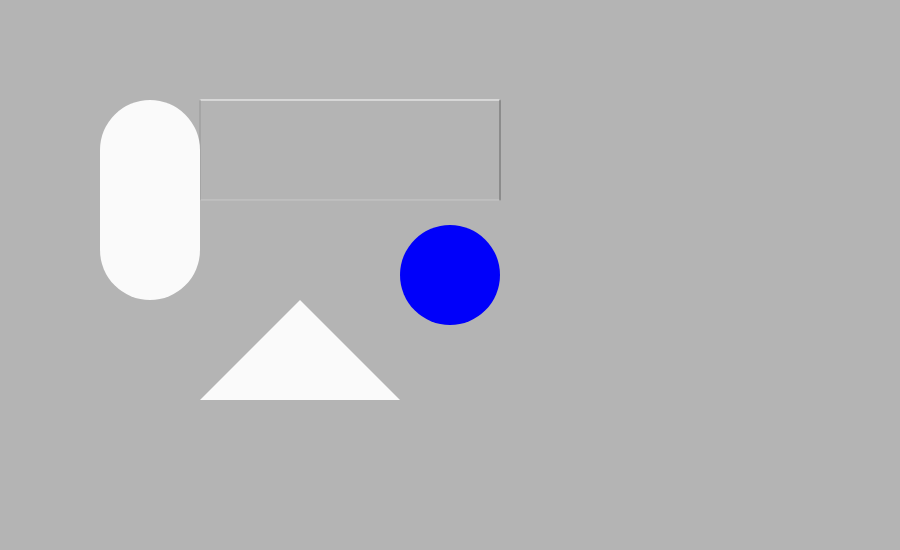
Frame 1 (no input)
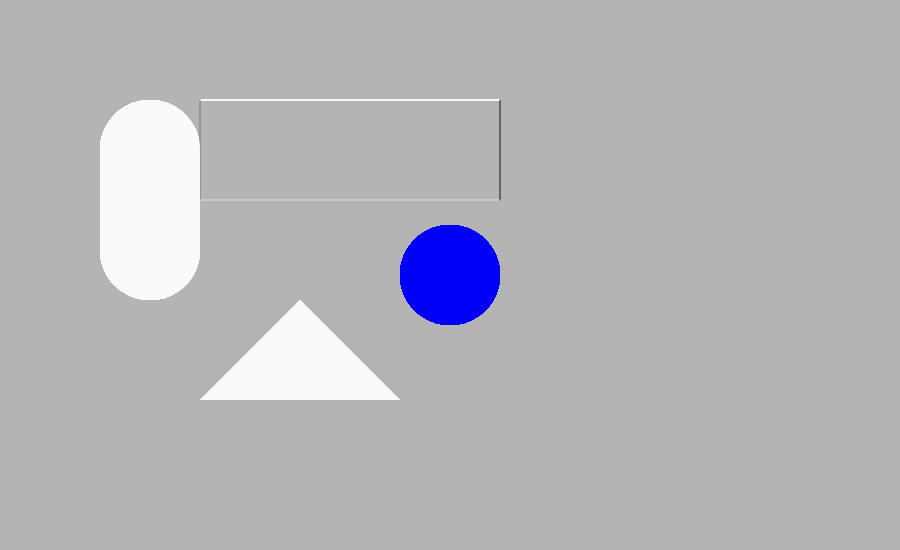
Frame 60 (no input)
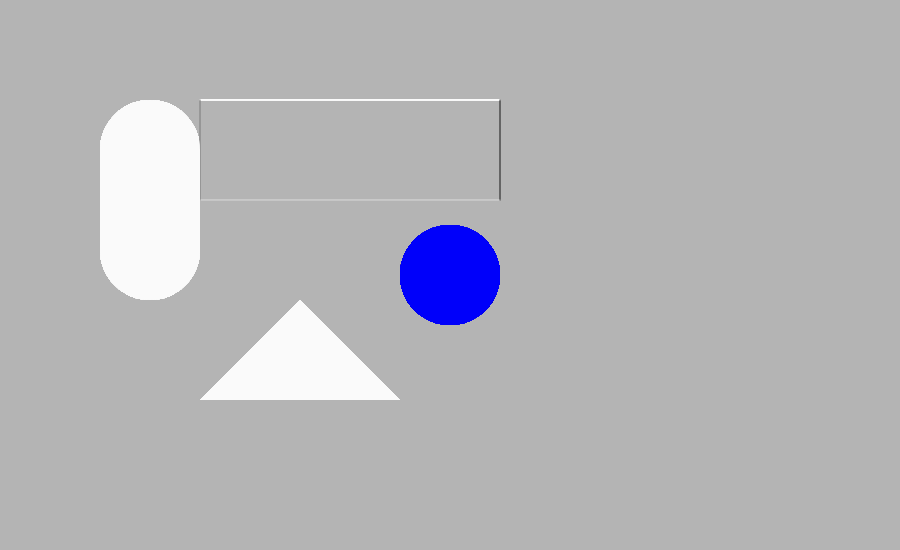
Frame 120 (the mouse pressed at the canvas centre since frame 60)

The p5.js sketch that drew these frames (run headless with seeded random() and noise() and a simulated clock; from frame 60 on, the mouse is pressed at the canvas centre):

// p5.js sketch
// ── sketch.js
function setup() {
  createCanvas(900, 550);
  background(180);
  textSize(18)
}

function draw() {
  //line(30,20,185,185)
  stroke(0);
  //line(  x  ,  y  ,  x  ,    y )
  /*
  line(0,height/2,width,height/2);  // ---
  line(width/2,0,width/2,height);   // |
  line(0,0,width,height);   // \
  line(0,height,width,0);   // /
  */
  stroke(250)
  line(200,100,500,100);  // -----
  stroke(200)
  line(200,200,500,200);  // -----
  stroke(150)
  line(200,100,200,200);  // |
  stroke(100)
  line(500,100,500,200);  //      |

  
  fill(0,0,250);
  noStroke();
  circle(width/2,height/2 , 100);
  
  fill(250,250,250);
  rect(100,100,100,200,50,50,50,50);

  triangle(300,300,400,400,200,400);

  square(500,700,10);

  /*
  fill(0);
  text("X: " + mouseX, 10,20);
  text("Y: " + mouseY, 10,40);

  fill(0,100,200);
  circle(mouseX,mouseY,12);
  */
}
